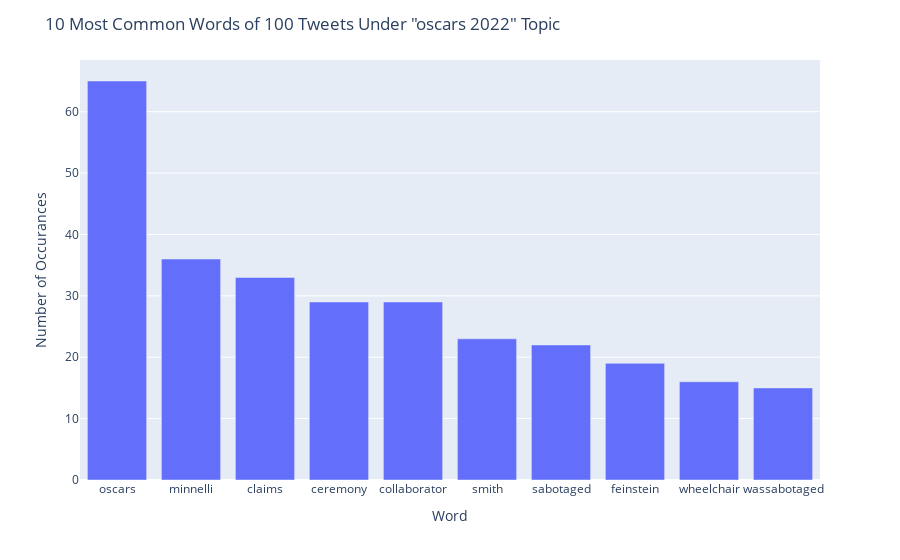

Write notebook code for a chart like this one.
### Code cell
import plotly.express as px

fig = px.bar(df1[:10], x= 'words', y='freq')
fig.update_layout(
    title="10 Most Common Words of 100 Tweets Under \"oscars 2022\" Topic",
    xaxis_title="Word",
    yaxis_title="Number of Occurances")
fig.show()

### Figure 1 — Plotly figure (JSON) as saved in the notebook; plotly's stock layout.template omitted (floating-point values rounded to 4 significant figures)
{"data": [{"alignmentgroup": "True", "hovertemplate": "words=%{x}<br>freq=%{y}<extra></extra>", "legendgroup": "", "marker": {"color": "#636efa", "pattern": {"shape": ""}}, "name": "", "offsetgroup": "", "orientation": "v", "showlegend": false, "textposition": "auto", "type": "bar", "x": ["oscars", "minnelli", "claims", "ceremony", "collaborator", "smith", "sabotaged", "feinstein", "wheelchair", "wassabotaged"], "xaxis": "x", "y": [65, 36, 33, 29, 29, 23, 22, 19, 16, 15], "yaxis": "y"}], "layout": {"barmode": "relative", "legend": {"tracegroupgap": 0}, "margin": {"t": 60}, "title": {"text": "10 Most Common Words of 100 Tweets Under \"oscars 2022\" Topic"}, "xaxis": {"anchor": "y", "domain": [0, 1], "title": {"text": "Word"}}, "yaxis": {"anchor": "x", "domain": [0, 1], "title": {"text": "Number of Occurances"}}}}
